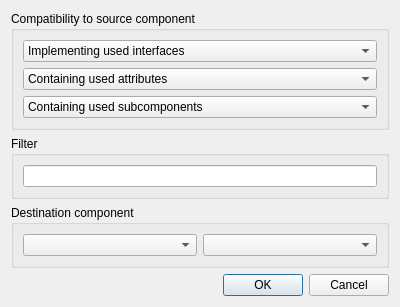
<?xml version="1.0" encoding="UTF-8"?>
<ui version="4.0">
 <class>CConvertComponentCommandComp</class>
 <widget class="QDialog" name="CConvertComponentCommandComp">
  <property name="geometry">
   <rect>
    <x>0</x>
    <y>0</y>
    <width>400</width>
    <height>276</height>
   </rect>
  </property>
  <property name="windowTitle">
   <string>Convert component</string>
  </property>
  <layout class="QVBoxLayout" name="verticalLayout_2">
   <item>
    <widget class="QGroupBox" name="groupBox">
     <property name="title">
      <string>Compatibility to source component</string>
     </property>
     <layout class="QVBoxLayout" name="verticalLayout">
      <item>
       <widget class="QComboBox" name="InterfacesPolicyCB">
        <property name="currentIndex">
         <number>1</number>
        </property>
        <item>
         <property name="text">
          <string>Don't care about interfaces</string>
         </property>
        </item>
        <item>
         <property name="text">
          <string>Implementing used interfaces</string>
         </property>
        </item>
        <item>
         <property name="text">
          <string>Implementing all interfaces</string>
         </property>
        </item>
       </widget>
      </item>
      <item>
       <widget class="QComboBox" name="AttributesPolicyCB">
        <property name="currentIndex">
         <number>1</number>
        </property>
        <item>
         <property name="text">
          <string>Don't care about attributes</string>
         </property>
        </item>
        <item>
         <property name="text">
          <string>Containing used attributes</string>
         </property>
        </item>
        <item>
         <property name="text">
          <string>Containing all attributes</string>
         </property>
        </item>
       </widget>
      </item>
      <item>
       <widget class="QComboBox" name="SubcomponentsPolicyCB">
        <property name="currentIndex">
         <number>1</number>
        </property>
        <item>
         <property name="text">
          <string>Don't care about subcomponents</string>
         </property>
        </item>
        <item>
         <property name="text">
          <string>Containing used subcomponents</string>
         </property>
        </item>
        <item>
         <property name="text">
          <string>Containing all subcomponents</string>
         </property>
        </item>
       </widget>
      </item>
     </layout>
    </widget>
   </item>
   <item>
    <widget class="QGroupBox" name="groupBox_3">
     <property name="title">
      <string>Filter</string>
     </property>
     <layout class="QVBoxLayout" name="verticalLayout_3">
      <item>
       <widget class="QLineEdit" name="FilterEdit"/>
      </item>
     </layout>
    </widget>
   </item>
   <item>
    <widget class="QGroupBox" name="groupBox_2">
     <property name="title">
      <string>Destination component</string>
     </property>
     <layout class="QHBoxLayout" name="horizontalLayout">
      <item>
       <widget class="QComboBox" name="PackageNameCB"/>
      </item>
      <item>
       <widget class="QComboBox" name="ComponentNameCB"/>
      </item>
     </layout>
    </widget>
   </item>
   <item>
    <spacer name="verticalSpacer">
     <property name="orientation">
      <enum>Qt::Vertical</enum>
     </property>
     <property name="sizeHint" stdset="0">
      <size>
       <width>20</width>
       <height>40</height>
      </size>
     </property>
    </spacer>
   </item>
   <item>
    <widget class="QDialogButtonBox" name="ButtonBox">
     <property name="orientation">
      <enum>Qt::Horizontal</enum>
     </property>
     <property name="standardButtons">
      <set>QDialogButtonBox::Cancel|QDialogButtonBox::Ok</set>
     </property>
    </widget>
   </item>
  </layout>
 </widget>
 <resources/>
 <connections>
  <connection>
   <sender>ButtonBox</sender>
   <signal>accepted()</signal>
   <receiver>CConvertComponentCommandComp</receiver>
   <slot>accept()</slot>
   <hints>
    <hint type="sourcelabel">
     <x>248</x>
     <y>254</y>
    </hint>
    <hint type="destinationlabel">
     <x>157</x>
     <y>274</y>
    </hint>
   </hints>
  </connection>
  <connection>
   <sender>ButtonBox</sender>
   <signal>rejected()</signal>
   <receiver>CConvertComponentCommandComp</receiver>
   <slot>reject()</slot>
   <hints>
    <hint type="sourcelabel">
     <x>316</x>
     <y>260</y>
    </hint>
    <hint type="destinationlabel">
     <x>286</x>
     <y>274</y>
    </hint>
   </hints>
  </connection>
 </connections>
</ui>
